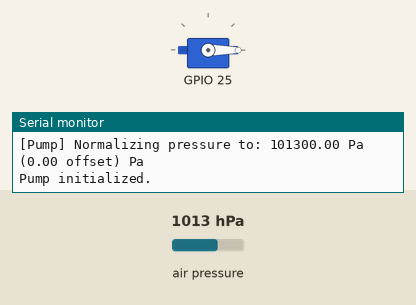
Simulated run of this program. Board: ESP32. On the bench: servo, the last lines printed to the serial monitor. The inputs (shaded band) are chosen by the test bench; at power-on: air pressure 1013 hPa.

Above: at 1.1 s.
At 6.49 s:
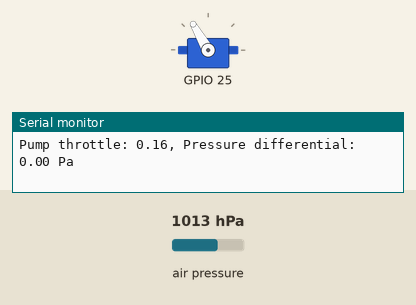
At 12.02 s:
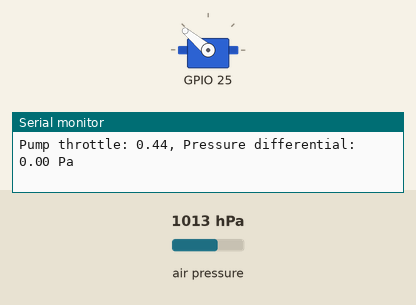
At 23.1 s:
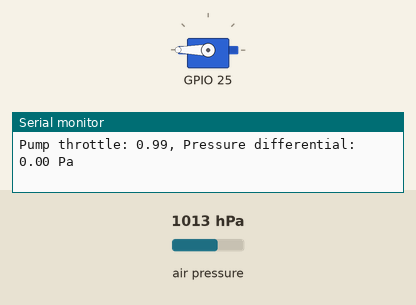
Timing chart, 0 to 24.6 s (numbered marks = the images above):
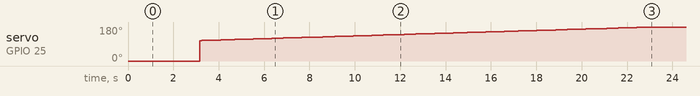

The program:

main.cpp
```cpp
#include <Arduino.h>
#include "pump.hpp"

using namespace sumo;

Pump pump;

void setup()
{
    Serial.begin(115200);
    delay(1000);

    Serial.println("Initializing pump...");

    pump.begin();

    Serial.println("Pump initialized.");

    pump.set_throttle(1.0F);
}

void loop()
{
    delay(100);
    Serial.print("Pump throttle: ");
    Serial.print(pump.get_actual_throttle());
    Serial.print(", Pressure differential: ");
    Serial.print(pump.get_pressure_differential());
    Serial.println(" Pa");
    pump.update();
}
```

pump.hpp
```cpp
#pragma once
#include <SPI.h>
#include <Servo.h>
#include <Adafruit_BMP280.h>

#include "config.hpp"

namespace sumo
{
    class Pump
    {
    public:
        Pump() = default;

        /// @brief Initializes the pump; initializes and configures the BMP sensors and the ESC.
        void begin()
        {
            // ===============================================
            //             Sensor Initialization
            // ===============================================

            // ----- External sensor -----
            unsigned status;

            status = bmp_external.begin();

            if (!status)
            {
                Serial.println("[Pump] Could not connect to BMP external.");
            }
            else
            {
                external_bmp_ready = true;
                bmp_external.setSampling(config::BMP_MODE,
                                         config::BMP_TEMP_SAMPLING,
                                         config::BMP_PRESSURE_SAMPLING,
                                         config::BMP_FILTERING,
                                         config::BMP_STANDBY_DURATION);
            }

            // ----- Internal Sensor -----

            status = bmp_internal.begin();

            if (!status)
            {
                Serial.println("[Pump] Could not connect to BMP internal.");
            }
            else
            {
                internal_bmp_ready = true;
                bmp_internal.setSampling(config::BMP_MODE,
                                         config::BMP_TEMP_SAMPLING,
                                         config::BMP_PRESSURE_SAMPLING,
                                         config::BMP_FILTERING,
                                         config::BMP_STANDBY_DURATION);
            }

            float ext_pressure = bmp_external.readPressure();
            float int_pressure = bmp_internal.readPressure();

            internal_pressure_offset = ext_pressure - int_pressure;

            Serial.print("[Pump] Normalizing pressure to: ");
            Serial.print(ext_pressure);
            Serial.print(" Pa (");
            Serial.print(internal_pressure_offset);
            Serial.println(" offset) Pa");

            // ===============================================
            //                  ESC setup
            // ===============================================

            esc.attach(
                pins::IMPELLER_PWM,
                config::IMPELLER_STOP_THROTTLE,
                config::IMPELLER_MAX_THROTTLE);

            // Begin ESC arming sequence.
            esc_armed = false;
            esc_arm_start_us = esp_timer_get_time();

            // First write must be zero throttle.
            esc_current = 0.0F;
            esc.writeMicroseconds(config::IMPELLER_STOP_THROTTLE);
        }

        /// @brief Force stops the motor. Does not restart the ESC arming sequence.
        void stop()
        {
            esc_setpoint = 0.0F;
            esc_current = 0.0F;
            last_update_us = 0;

            esc.writeMicroseconds(config::IMPELLER_STOP_THROTTLE);
        }

        /// @brief Sets the target throttle.
        /// @param throttle The target throttle value.
        /// @note Actual throttle remains at 0 until the ESC arming delay has elapsed.
        void set_throttle(const float throttle)
        {
            esc_setpoint = constrain(throttle, 0.0F, 1.0F);
        }

        /// @brief Gets the actual throttle sent to the ESC.
        /// @return Actual throttle.
        float get_actual_throttle() const
        {
            return esc_current;
        }

        /// @brief Gets the actual throttle's pwm frequency.
        /// @return Frequency in microseconds
        uint16_t get_us() const
        {
            return throttle_to_us(esc_current);
        }

        /// @brief Gets the pressure differential between the internal and external sensor.
        /// @return Pressure differential in pascals.
        float get_pressure_differential()
        {
            float ext_pressure = bmp_external.readPressure();
            float int_pressure = bmp_internal.readPressure() + internal_pressure_offset;

            return ext_pressure - int_pressure;
        }

        /// @brief Handles internal state keeping; moves actual throttle towards the setpoint.
        void update()
        {
            const int64_t now = esp_timer_get_time();

            // ===============================================
            //                  ESC arming
            // ===============================================

            if (!esc_armed)
            {
                const int64_t arm_time_us =
                    static_cast<int64_t>(config::IMPELLER_ARM_TIME_MS) * 1000LL;

                // Keep writing zero throttle while the ESC arms.
                if ((now - esc_arm_start_us) < arm_time_us)
                {
                    esc_current = 0.0F;
                    last_update_us = now;
                    esc.writeMicroseconds(config::IMPELLER_STOP_THROTTLE);
                    return;
                }

                // Arming period has elapsed.
                esc_armed = true;

                // Reset the ramp timer so the first post-arm update
                // cannot get a large delta from the arming period.
                last_update_us = now;

                esc_current = 0.0F;
                esc.writeMicroseconds(config::IMPELLER_STOP_THROTTLE);
                return;
            }

            // ===============================================
            //                  Normal operation
            // ===============================================

            // First update after arming.
            if (last_update_us == 0)
            {
                last_update_us = now;
                return;
            }

            const int64_t dt_us = now - last_update_us;
            last_update_us = now;

            const float ramp_per_second =
                config::THROTTLE_RAMP_RATE / 100.0F;

            const float max_delta =
                ramp_per_second *
                (static_cast<float>(dt_us) / 1000000.0F);

            // Ramp toward the requested setpoint.
            if (esc_current < esc_setpoint)
            {
                esc_current =
                    min(esc_current + max_delta, esc_setpoint);
            }
            else if (esc_current > esc_setpoint)
            {
                esc_current =
                    max(esc_current - max_delta, esc_setpoint);
            }

            write_esc(esc_current);
        }

    private:
        int64_t last_update_us = 0;
        int64_t esc_arm_start_us = 0;

        Adafruit_BMP280 bmp_external =
            Adafruit_BMP280(pins::BMP_EXTERNAL_CS);

        Adafruit_BMP280 bmp_internal =
            Adafruit_BMP280(pins::BMP_INTERNAL_CS);

        bool external_bmp_ready = false;
        bool internal_bmp_ready = false;

        float internal_pressure_offset = 0.0F;

        Servo esc;

        float esc_setpoint = 0.0F;
        float esc_current = 0.0F;

        bool esc_armed = false;

    private:
        uint16_t throttle_to_us(const float throttle) const
        {
            if (throttle <= 0.0F)
                return config::IMPELLER_STOP_THROTTLE;

            return static_cast<uint16_t>(
                config::IMPELLER_START_THROTTLE +
                throttle *
                    (config::IMPELLER_MAX_THROTTLE -
                     config::IMPELLER_START_THROTTLE));
        }

        void write_esc(float throttle)
        {
            esc.writeMicroseconds(throttle_to_us(throttle));
        }
    };
}
```

config.hpp
```cpp
#include <stdint.h>
#include <Adafruit_BMP280.h>


namespace sumo::pins
{
    // ====================================================
    //                 Suction Pump
    // ====================================================

    // ----- Pressure sensor chip select pins -----

    constexpr uint8_t BMP_EXTERNAL_CS = 27;
    constexpr uint8_t BMP_INTERNAL_CS = 26;

    // ----- Suction pump impeller esc PWM pin -----

    constexpr uint8_t IMPELLER_PWM = 25;

} // namespace sumo::pins

namespace sumo::config
{
    // ====================================================
    //                 Suction Pump
    // ====================================================

    // ----- Pressure sensor config -----

    constexpr Adafruit_BMP280::sensor_mode       BMP_MODE              = Adafruit_BMP280::sensor_mode::MODE_NORMAL;
    constexpr Adafruit_BMP280::sensor_sampling   BMP_TEMP_SAMPLING     = Adafruit_BMP280::sensor_sampling::SAMPLING_X2;
    constexpr Adafruit_BMP280::sensor_sampling   BMP_PRESSURE_SAMPLING = Adafruit_BMP280::sensor_sampling::SAMPLING_X16;
    constexpr Adafruit_BMP280::sensor_filter     BMP_FILTERING         = Adafruit_BMP280::sensor_filter::FILTER_X16;
    constexpr Adafruit_BMP280::standby_duration  BMP_STANDBY_DURATION  = Adafruit_BMP280::standby_duration::STANDBY_MS_125;


    // ----- ESC control timing -----

    const uint16_t IMPELLER_STOP_THROTTLE = 1000;
    const uint16_t IMPELLER_START_THROTTLE = 1600;
    const uint16_t IMPELLER_MAX_THROTTLE = 2000;

    // ----- ESC control config -----

    const uint16_t THROTTLE_RAMP_RATE = 5; // How quickly the throttle reaches the setpoint as % / Second

    constexpr uint32_t IMPELLER_ARM_TIME_MS = 2000;

} // namespace sumo::config
```

Measured:
- by itself, servo on GPIO 25: moves from 0° to 180° over 19.9 s
